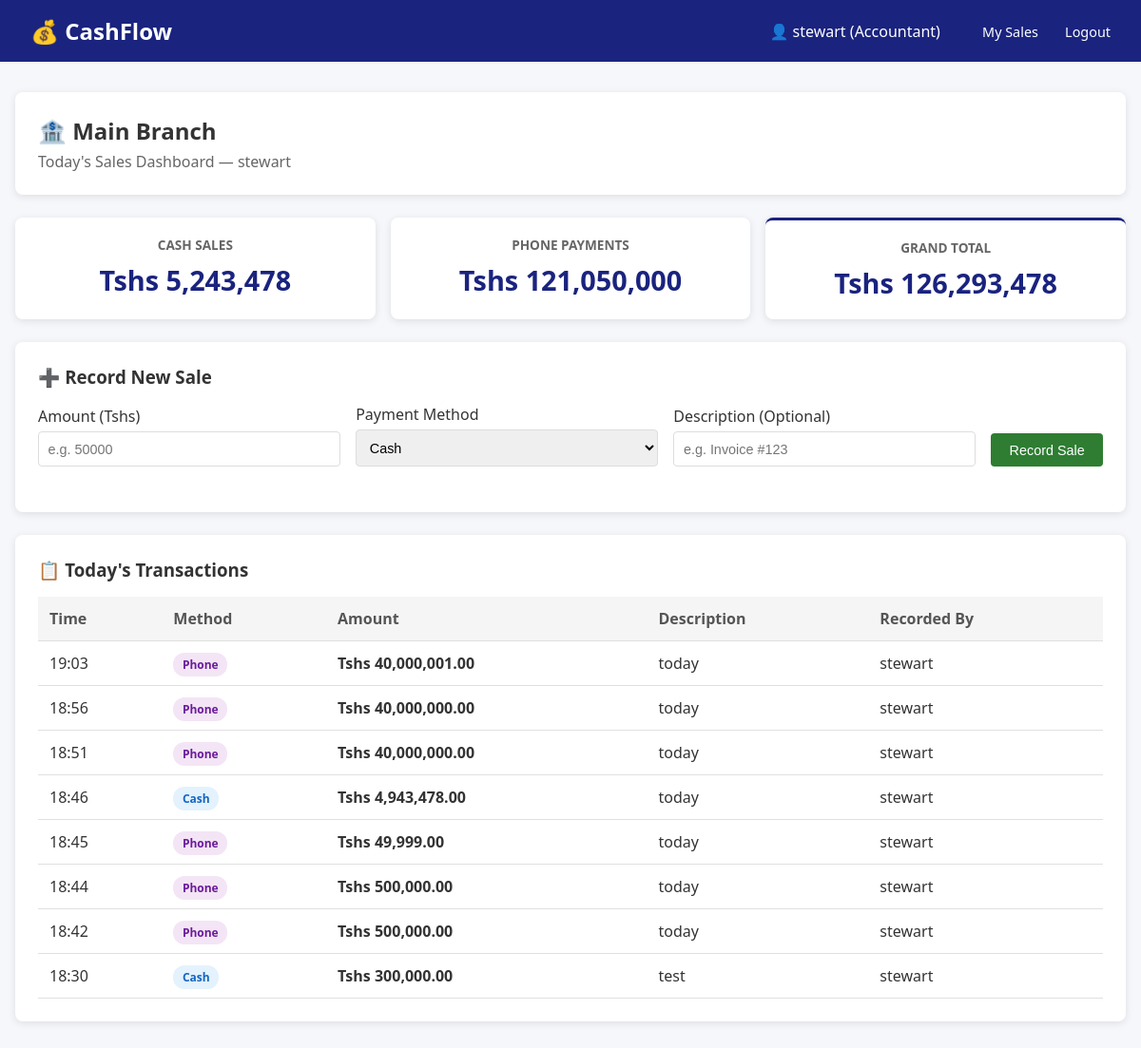
The page /sales/accountant_dashboard/ (signed in) on the database its author committed.
### apps/accounts/models.py (models this page shows, shortened)
class User(AbstractUser):
    class RoleChoices(models.TextChoices):
        DIRECTOR = 'DIRECTOR', 'Director'
        ACCOUNTANT = 'ACCOUNTANT', 'Accountant'
    role = models.CharField(
        max_length=12,
        choices=RoleChoices.choices,
        default=RoleChoices.ACCOUNTANT,
    )
    def is_director(self):
        return self.role == self.RoleChoices.DIRECTOR
    class Meta:
        db_table = 'auth_user'

### apps/sales/models.py (models this page shows, shortened)
class Sale(models.Model):
    class PaymentMethods(models.TextChoices):
        CASH = 'CASH', 'Cash'
        PHONE = 'PHONE', 'Phone Payment'
    class BranchChoices(models.TextChoices):
        MAIN = 'MAIN', 'Main Branch'
        SWAHILI = 'SWAHILI', 'Swahili Branch'
        MULAGO = 'MULAGO', 'Mulago Branch'
        MSIMBAZI = 'MSIMBAZI', 'Msimbazi Branch'
        BIGONE = 'BIGONE', 'Big One Branch'
        GONGOLAMBOTO = 'GONGOLAMBOTO', 'Gongo La Mboto Branch'
    accountant = models.ForeignKey(
        settings.AUTH_USER_MODEL,
        on_delete=models.CASCADE,
        related_name='sales',
        help_text="The accountant who recorded this sale"
    )
    branch = models.CharField(
        max_length=12,
        choices=BranchChoices.choices,
        default=BranchChoices.MAIN,
        help_text="Branch where this sale was recorded"
    )
    amount = models.DecimalField(
        max_digits=12,
        decimal_places=2,
        help_text="Amount in Tanzanian Shillings (Tshs)"
    )
    payment_method = models.CharField(
        max_length=5,
        choices=PaymentMethods.choices,
        default=PaymentMethods.CASH
    )
    description = models.CharField(
        max_length=255,
        blank=True,
        help_text="Optional description or note"
    )
    timestamp = models.DateTimeField(auto_now_add=True)
    class Meta:
        ordering = ['-timestamp']
        verbose_name = 'Sale'
        verbose_name_plural = 'Sales'

### apps/sales/views.py (the view)
# urls.py: path('accountant_dashboard/', views.accountant_dashboard, name='accountant_dashboard'),
@login_required
@accountant_required
def accountant_dashboard(request):
    today = timezone.now().date()
    try:
        account = request.user.account_profile
        user_branch = account.branch
    except Account.DoesNotExist:
        messages.error(request, "Your account profile is not set up.")
        return redirect('login')
    cash_query = Sale.objects.filter(
        timestamp__date=today,
        payment_method=Sale.PaymentMethods.CASH,
        branch=user_branch
    ).aggregate(Sum('amount'))
    phone_query = Sale.objects.filter(
        timestamp__date=today,
        payment_method=Sale.PaymentMethods.PHONE,
        branch=user_branch
    ).aggregate(Sum('amount'))
    total_cash_sales = cash_query['amount__sum'] or 0
    total_phone_sales = phone_query['amount__sum'] or 0
    grand_total_sales = total_cash_sales + total_phone_sales
    branch_sales = Sale.objects.filter(
        timestamp__date=today,
        branch=user_branch
    ).order_by('-timestamp')
    paginator = Paginator(branch_sales, 15)
    page_number = request.GET.get('page', 1)
    try:
        recent_sales = paginator.page(page_number)
    except PageNotAnInteger:
        recent_sales = paginator.page(1)
    except EmptyPage:
        recent_sales = paginator.page(paginator.num_pages)
    context = {
        'branch_name': account.get_branch_display(),
        'branch_code': user_branch,
        'total_cash_sales': total_cash_sales,
        'total_phone_sales': total_phone_sales,
        'grand_total_sales': grand_total_sales,
        'recent_sales': recent_sales,
        'payment_methods': Sale.PaymentMethods.choices,
    }
    return render(request, 'sales/accountant_dashboard.html', context)

### apps/sales/templates/sales/accountant_dashboard.html (shortened to what this page needs)
{% extends 'base.html' %}
{% load humanize %}
{% block content %}
<div class="card">
    <h2>🏦 {{ branch_name }}</h2>
    <p style="color: #666; margin-top: 0.3rem;">Today's Sales Dashboard — {{ user.username }}</p>
</div>
<div class="metrics">
    <div class="metric-card">
        <h3>Cash Sales</h3>
        <div class="value">Tshs {{ total_cash_sales|intcomma }}</div>
    </div>
    <div class="metric-card">
        <h3>Phone Payments</h3>
        <div class="value">Tshs {{ total_phone_sales|intcomma }}</div>
    </div>
    <div class="metric-card" style="border-top: 3px solid #1a237e;">
        <h3>Grand Total</h3>
        <div class="value">Tshs {{ grand_total_sales|intcomma }}</div>
    </div>
</div>
<div class="card">
    <h3 style="margin-bottom: 1rem;">➕ Record New Sale</h3>
    <form method="post" action="{% url 'add_sale' %}">
        <div class="filter-bar">
            <div class="form-group">
                <label>Amount (Tshs)</label>
                <input type="number" name="amount" step="0.01" min="0.01" required placeholder="e.g. 50000">
            </div>
            <div class="form-group">
                <label>Payment Method</label>
                <select name="payment_method" required>
                    {% for code, name in payment_methods %}
                        <option value="{{ code }}">{{ name }}</option>
                    {% endfor %}
                </select>
            </div>
            <div class="form-group">
                <label>Description (Optional)</label>
                <input type="text" name="description" placeholder="e.g. Invoice #123">
            </div>
            <button type="submit" class="btn btn-success">Record Sale</button>
        </div>
    </form>
</div>
<div class="card">
    <h3 style="margin-bottom: 1rem;">📋 Today's Transactions</h3>
    {% if recent_sales %}
    <table>
        <thead>
            <tr>
                <th>Time</th>
                <th>Method</th>
                <th>Amount</th>
                <th>Description</th>
                <th>Recorded By</th>
            </tr>
        </thead>
        <tbody>
            {% for sale in recent_sales %}
            <tr>
                <td>{{ sale.timestamp|time:"H:i" }}</td>
                <td>
                    {% if sale.payment_method == 'CASH' %}
                        <span class="badge badge-cash">Cash</span>
                    {% else %}
                        <span class="badge badge-phone">Phone</span>
                    {% endif %}
                </td>
                <td style="font-weight: 600;">Tshs {{ sale.amount|intcomma }}</td>
                <td>{{ sale.description|default:"—" }}</td>
                <td>{{ sale.accountant.username }}</td>
            </tr>
            {% endfor %}
        </tbody>
    </table>
    {% else %}
        <p style="text-align: center; color: #999; padding: 2rem;">No sales recorded today.</p>
    {% endif %}
</div>
{% endblock %}

### templates/base.html (shortened to what this page needs)
<!DOCTYPE html>
<html lang="en">
<head>
</head>
<body>
    <nav class="navbar">
    <h1>💰 CashFlow</h1>
    <div>
        {% if user.is_authenticated %}
            <span style="margin-right: 1rem;">👤 {{ user.username }} ({{ user.get_role_display }})</span>
            {% if user.is_director %}
                <a href="{% url 'director_dashboard' %}">Director View</a>
            {% else %}
                <a href="{% url 'accountant_dashboard' %}">My Sales</a>
            {% endif %}
            <form action="{% url 'accounts:logout' %}" method="post" style="display: inline;">
                <button type="submit" style="background: none; border: none; color: white; margin-left: 1.5rem; font-size: 0.9rem; font-family: inherit; cursor: pointer; padding: 0;">
                    Logout
                </button>
            </form>
        {% else %}
            <a href="{% url 'accounts:login' %}">Login</a>
        {% endif %}
    </div>
</nav>
    <div class="container">
        {% block content %}{% endblock %}
    </div>
</body>
</html>

### templates/base.html (style rules this page uses)
* { margin: 0; padding: 0; box-sizing: border-box; }
body { font-family: 'Segoe UI', Tahoma, Geneva, Verdana, sans-serif; background: #f5f7fa; color: #333; }
.navbar { background: #1a237e; color: white; padding: 1rem 2rem; display: flex; justify-content: space-between; align-items: center; }
.navbar h1 { font-size: 1.5rem; }
.navbar a { color: white; text-decoration: none; margin-left: 1.5rem; font-size: 0.9rem; }
.container { max-width: 1200px; margin: 2rem auto; padding: 0 1rem; }
.card { background: white; border-radius: 8px; padding: 1.5rem; margin-bottom: 1.5rem; box-shadow: 0 2px 8px rgba(0,0,0,0.1); }
.btn { padding: 0.6rem 1.2rem; border: none; border-radius: 4px; cursor: pointer; font-size: 0.9rem; text-decoration: none; display: inline-block; }
.btn-success { background: #2e7d32; color: white; }
.metrics { display: grid; grid-template-columns: repeat(auto-fit, minmax(200px, 1fr)); gap: 1rem; margin-bottom: 1.5rem; }
.metric-card { background: white; border-radius: 8px; padding: 1.2rem; text-align: center; box-shadow: 0 2px 8px rgba(0,0,0,0.1); }
.metric-card h3 { color: #666; font-size: 0.85rem; margin-bottom: 0.5rem; text-transform: uppercase; }
.metric-card .value { font-size: 1.8rem; font-weight: bold; color: #1a237e; }
.badge { padding: 0.25rem 0.6rem; border-radius: 12px; font-size: 0.75rem; font-weight: 600; }
.badge-cash { background: #e3f2fd; color: #1565c0; }
.badge-phone { background: #f3e5f5; color: #6a1b9a; }
table { width: 100%; border-collapse: collapse; margin-top: 1rem; }
th, td { padding: 0.75rem; text-align: left; border-bottom: 1px solid #e0e0e0; }
th { background: #f5f5f5; font-weight: 600; color: #555; }
.form-group { margin-bottom: 1rem; }
.form-group label { display: block; margin-bottom: 0.3rem; font-weight: 500; }
.form-group input, .form-group select, .form-group textarea { width: 100%; padding: 0.6rem; border: 1px solid #ddd; border-radius: 4px; font-size: 0.9rem; }
.filter-bar { display: flex; gap: 1rem; align-items: flex-end; flex-wrap: wrap; margin-bottom: 1.5rem; }
.filter-bar .form-group { margin-bottom: 0; flex: 1; min-width: 150px; }

### rows shown on the page
Sale: timestamp "19:03", payment_method "Phone", amount "40,000,001.00", description "today", accountant.username "stewart"
Sale: timestamp "18:56", payment_method "Phone", amount "40,000,000.00", description "today", accountant.username "stewart"
Sale: timestamp "18:51", payment_method "Phone", amount "40,000,000.00", description "today", accountant.username "stewart"
Sale: timestamp "18:46", payment_method "Cash", amount "4,943,478.00", description "today", accountant.username "stewart"
Sale: timestamp "18:45", payment_method "Phone", amount "49,999.00", description "today", accountant.username "stewart"
Sale: timestamp "18:44", payment_method "Phone", amount "500,000.00", description "today", accountant.username "stewart"
Sale: timestamp "18:42", payment_method "Phone", amount "500,000.00", description "today", accountant.username "stewart"
Sale: timestamp "18:30", payment_method "Cash", amount "300,000.00", description "test", accountant.username "stewart"

### other values the page prints
{{ user.username }} "stewart"
{{ user.get_role_display }} "Accountant"
{{ branch_name }} "Main Branch"
{{ total_cash_sales|intcomma }} "5,243,478"
{{ total_phone_sales|intcomma }} "121,050,000"
{{ grand_total_sales|intcomma }} "126,293,478"
form field payment_method "Cash"
